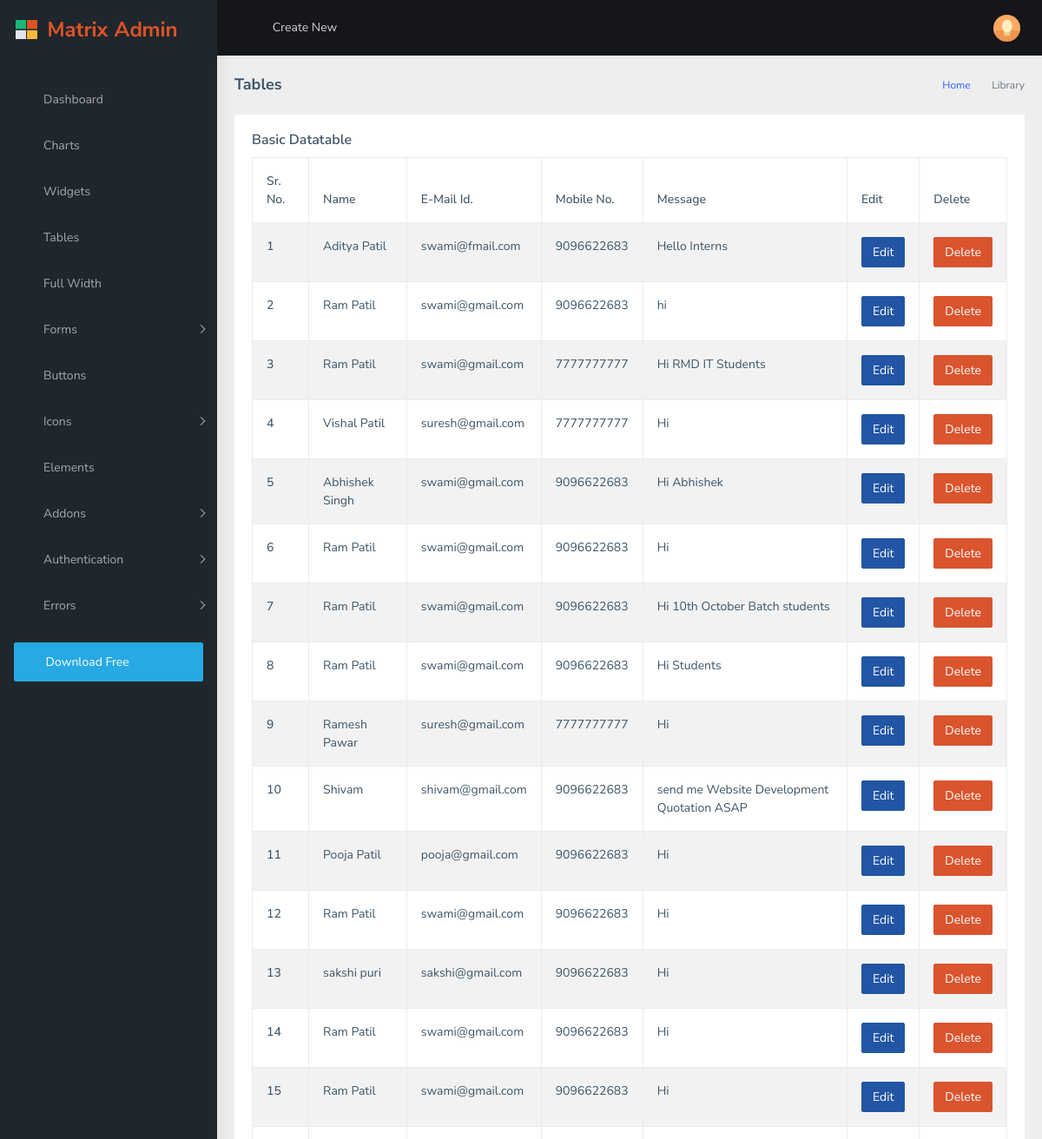
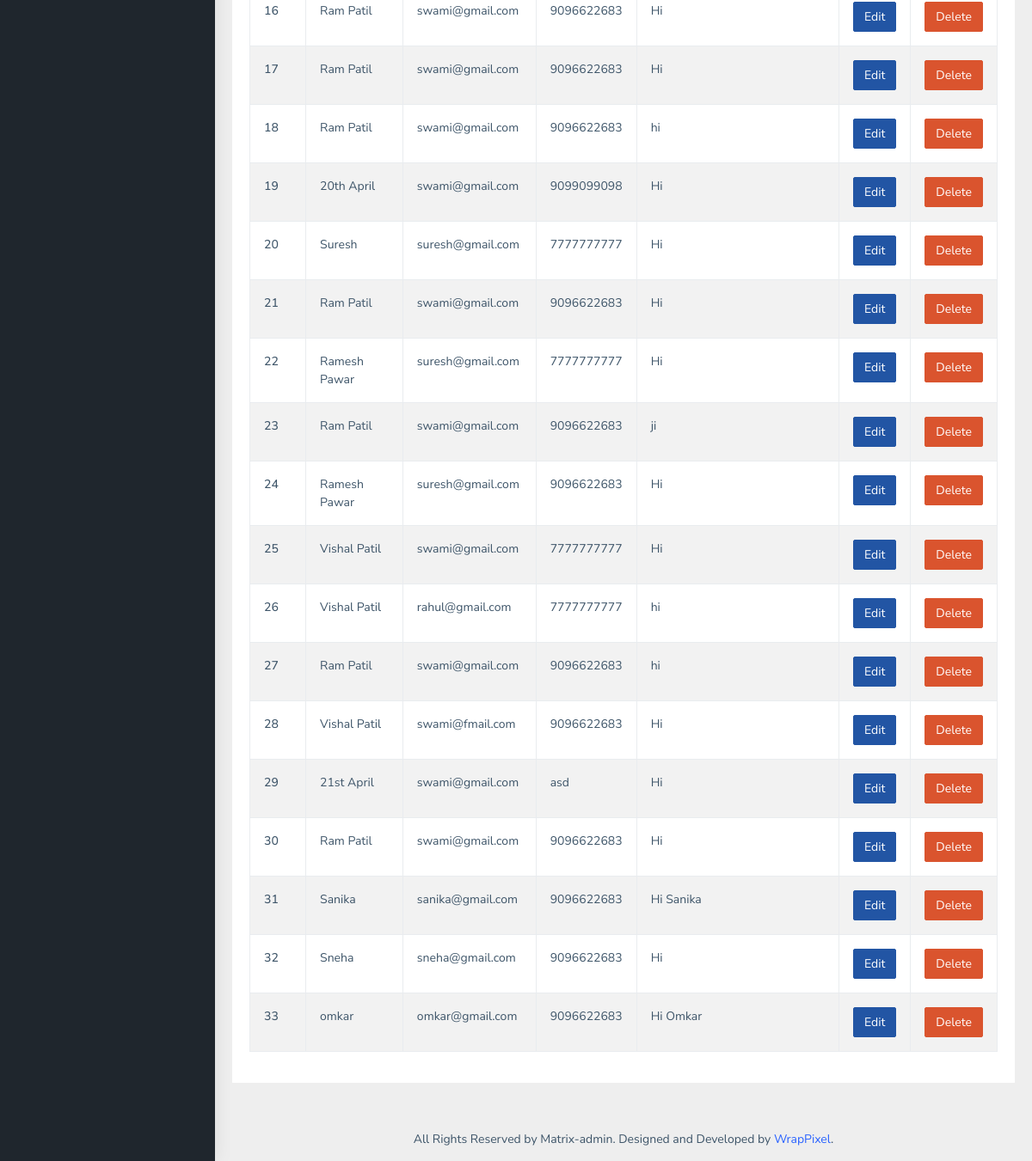
The app's page /info/ with its own data (2 pictures, top to bottom).
### website/models.py (models this page shows, shortened)
class enquiry_table(models.Model):
    name = models.CharField(max_length=255)
    email = models.EmailField(max_length=255)
    phone = models.CharField(max_length=10)
    address = models.TextField()

### website/views.py (the view)
# urls.py: path('info/', views.enquiry_info, name ='enquiry_info'),
def enquiry_info(request):
    info = enquiry_table.objects.all()
    data = {'information':info}
    return render(request, 'dashboard/tables.html', data)

### templates/dashboard/tables.html (shortened to what this page needs)
{% load static %}
<!DOCTYPE html>
<html dir="ltr" lang="en">
  <head>
    <link
      rel="stylesheet"
      type="text/css"
      href="{% static "assets/extra-libs/multicheck/multicheck.css" %}"
    />
    <link
      href="{% static "assets/libs/datatables.net-bs4/css/dataTables.bootstrap4.css" %}"
      rel="stylesheet"
    />
    <link href="{% static "dist/css/style.min.css" %}" rel="stylesheet" />
  </head>
  <body>
    <div
      id="main-wrapper"
      data-layout="vertical"
      data-navbarbg="skin5"
      data-sidebartype="full"
      data-sidebar-position="absolute"
      data-header-position="absolute"
      data-boxed-layout="full"
    >
      <header class="topbar" data-navbarbg="skin5">
        <nav class="navbar top-navbar navbar-expand-md navbar-dark">
          <div class="navbar-header" data-logobg="skin5">
            <a class="navbar-brand" href="index.html">
              <b class="logo-icon ps-2">
                <img
                  src="{% static "assets/images/logo-icon.png" %}"
                  alt="homepage"
                  class="light-logo"
                  width="25"
                />
              </b>
              <span class="logo-text ms-2">
                <img
                  src="{% static "assets/images/logo-text.png" %}"
                  alt="homepage"
                  class="light-logo"
                />
              </span>
            </a>
          </div>
          <div
            class="navbar-collapse collapse"
            id="navbarSupportedContent"
            data-navbarbg="skin5"
          >
            <ul class="navbar-nav float-start me-auto">
              <li class="nav-item d-none d-lg-block">
                <a
                  class="nav-link sidebartoggler waves-effect waves-light"
                  href="javascript:void(0)"
                  data-sidebartype="mini-sidebar"
                  ><i class="mdi mdi-menu font-24"></i
                ></a>
              </li>
              <li class="nav-item dropdown">
                <a
                  class="nav-link dropdown-toggle"
                  href="#"
                  id="navbarDropdown"
                  role="button"
                  data-bs-toggle="dropdown"
                  aria-expanded="false"
                >
                  <span class="d-none d-md-block"
                    >Create New <i class="fa fa-angle-down"></i
                  ></span>
                </a>
              </li>
              <li class="nav-item search-box">
                <a
                  class="nav-link waves-effect waves-dark"
                  href="javascript:void(0)"
                  ><i class="mdi mdi-magnify fs-4"></i
                ></a>
              </li>
            </ul>
            <ul class="navbar-nav float-end">
              <li class="nav-item dropdown">
                <a
                  class="nav-link dropdown-toggle"
                  href="#"
                  id="navbarDropdown"
                  role="button"
                  data-bs-toggle="dropdown"
                  aria-expanded="false"
                >
                  <i class="mdi mdi-bell font-24"></i>
                </a>
              </li>
              <li class="nav-item dropdown">
                <a
                  class="nav-link dropdown-toggle waves-effect waves-dark"
                  href="#"
                  id="2"
                  role="button"
                  data-bs-toggle="dropdown"
                  aria-expanded="false"
                >
                  <i class="font-24 mdi mdi-comment-processing"></i>
                </a>
              </li>
              <li class="nav-item dropdown">
                <a
                  class="
                    nav-link
                    dropdown-toggle
                    text-muted
                    waves-effect waves-dark
                    pro-pic
                  "
                  href="#"
                  id="navbarDropdown"
                  role="button"
                  data-bs-toggle="dropdown"
                  aria-expanded="false"
                >
                  <img
                    src="{% static "assets/images/users/1.jpg" %}"
                    alt="user"
                    class="rounded-circle"
                    width="31"
                  />
                </a>
              </li>
            </ul>
          </div>
        </nav>
      </header>
      <aside class="left-sidebar" data-sidebarbg="skin5">
        <div class="scroll-sidebar">
          <nav class="sidebar-nav">
            <ul id="sidebarnav" class="pt-4">
              <li class="sidebar-item">
                <a
                  class="sidebar-link waves-effect waves-dark sidebar-link"
                  href="{% url "dashboard" %}"
                  aria-expanded="false"
                  ><i class="mdi mdi-view-dashboard"></i
                  ><span class="hide-menu">Dashboard</span></a
                >
              </li>
              <li class="sidebar-item">
                <a
                  class="sidebar-link waves-effect waves-dark sidebar-link"
                  href="charts.html"
                  aria-expanded="false"
                  ><i class="mdi mdi-chart-bar"></i
                  ><span class="hide-menu">Charts</span></a
                >
              </li>
              <li class="sidebar-item">
                <a
                  class="sidebar-link waves-effect waves-dark sidebar-link"
                  href="widgets.html"
                  aria-expanded="false"
                  ><i class="mdi mdi-chart-bubble"></i
                  ><span class="hide-menu">Widgets</span></a
                >
              </li>
              <li class="sidebar-item">
                <a
                  class="sidebar-link waves-effect waves-dark sidebar-link"
                  href="tables.html"
                  aria-expanded="false"
                  ><i class="mdi mdi-border-inside"></i
                  ><span class="hide-menu">Tables</span></a
                >
              </li>
              <li class="sidebar-item">
                <a
                  class="sidebar-link waves-effect waves-dark sidebar-link"
                  href="grid.html"
                  aria-expanded="false"
                  ><i class="mdi mdi-blur-linear"></i
                  ><span class="hide-menu">Full Width</span></a
                >
              </li>
              <li class="sidebar-item">
                <a
                  class="sidebar-link has-arrow waves-effect waves-dark"
                  href="javascript:void(0)"
                  aria-expanded="false"
                  ><i class="mdi mdi-receipt"></i
                  ><span class="hide-menu">Forms </span></a
                >
              </li>
              <li class="sidebar-item">
                <a
                  class="sidebar-link waves-effect waves-dark sidebar-link"
                  href="pages-buttons.html"
                  aria-expanded="false"
                  ><i class="mdi mdi-relative-scale"></i
                  ><span class="hide-menu">Buttons</span></a
                >
              </li>
              <li class="sidebar-item">
                <a
                  class="sidebar-link has-arrow waves-effect waves-dark"
                  href="javascript:void(0)"
                  aria-expanded="false"
                  ><i class="mdi mdi-face"></i
                  ><span class="hide-menu">Icons </span></a
                >
              </li>
              <li class="sidebar-item">
                <a
                  class="sidebar-link waves-effect waves-dark sidebar-link"
                  href="pages-elements.html"
                  aria-expanded="false"
                  ><i class="mdi mdi-pencil"></i
                  ><span class="hide-menu">Elements</span></a
                >
              </li>
              <li class="sidebar-item">
                <a
                  class="sidebar-link has-arrow waves-effect waves-dark"
                  href="javascript:void(0)"
                  aria-expanded="false"
                  ><i class="mdi mdi-move-resize-variant"></i
                  ><span class="hide-menu">Addons </span></a
                >
              </li>
              <li class="sidebar-item">
                <a
                  class="sidebar-link has-arrow waves-effect waves-dark"
                  href="javascript:void(0)"
                  aria-expanded="false"
                  ><i class="mdi mdi-account-key"></i
                  ><span class="hide-menu">Authentication </span></a
                >
              </li>
              <li class="sidebar-item">
                <a
                  class="sidebar-link has-arrow waves-effect waves-dark"
                  href="javascript:void(0)"
                  aria-expanded="false"
                  ><i class="mdi mdi-alert"></i
                  ><span class="hide-menu">Errors </span></a
                >
              </li>
              <li class="sidebar-item p-3">
                <a
                  href="https://github.com/wrappixel/matrix-admin-bt5"
                  target="_blank"
                  class="
                    w-100
                    btn btn-cyan
                    d-flex
                    align-items-center
                    text-white
                  "
                  ><i class="mdi mdi-cloud-download font-20 me-2"></i>Download
                  Free</a
                >
              </li>
            </ul>
          </nav>
        </div>
      </aside>
      <div class="page-wrapper">
        <div class="page-breadcrumb">
          <div class="row">
            <div class="col-12 d-flex no-block align-items-center">
              <h4 class="page-title">Tables</h4>
              <div class="ms-auto text-end">
                <nav aria-label="breadcrumb">
                  <ol class="breadcrumb">
                    <li class="breadcrumb-item"><a href="#">Home</a></li>
                    <li class="breadcrumb-item active" aria-current="page">
                      Library
                    </li>
                  </ol>
                </nav>
              </div>
            </div>
          </div>
        </div>
        <div class="container-fluid">
          <div class="row">
            <div class="col-12">
              <div class="card">
                <div class="card-body">
                  <h5 class="card-title">Basic Datatable</h5>
                  <div class="table-responsive">
                    <table
                      id="zero_config"
                      class="table table-striped table-bordered"
                    >
                      <thead>
                        <tr>
                          <th>Sr. No.</th>
                          <th>Name</th>
                          <th>E-Mail Id.</th>
                          <th>Mobile No.</th>
                          <th>Message</th>
                          <th>Edit</th>
                          <th>Delete</th>
                        </tr>
                      </thead>
                      <tbody>
                        {% for info in information %}
                            <tr>
                            <th scope="row">{{ forloop.counter }}</th>
                            <td>{{ info.name }} </td>
                            <td>{{ info.email }}</td>
                            <td>{{ info.phone }}</td>
                            <td>{{ info.address }}</td>
                            <td> <a href="{% url 'edit_record' info.id %}"> <button type="button" class="btn btn-info">Edit</button> </a> </td>
                            <td>
                              <form action="{% url 'delete_record' info.id %}" method="POST">
                              <input type="submit" value="Delete" class="btn btn-danger" >
                              </form>
                            </td>
                            </tr>
                        {%  endfor %}
                      </tbody>
                    </table>
                  </div>
                </div>
              </div>
            </div>
          </div>
        </div>
        <footer class="footer text-center">
          All Rights Reserved by Matrix-admin. Designed and Developed by
          <a href="https://www.wrappixel.com">WrapPixel</a>.
        </footer>
      </div>
    </div>
  </body>
</html>

### records on screen
enquiry_table: name "Aditya Patil", email "swami@fmail.com", phone "9096622683", address "Hello Interns"
enquiry_table: name "Ram Patil", email "swami@gmail.com", phone "9096622683", address "hi"
enquiry_table: name "Ram Patil", email "swami@gmail.com", phone "7777777777", address "Hi RMD IT Students"
enquiry_table: name "Vishal Patil", email "suresh@gmail.com", phone "7777777777", address "Hi"
enquiry_table: name "Abhishek Singh", email "swami@gmail.com", phone "9096622683", address "Hi Abhishek"
enquiry_table: name "Ram Patil", email "swami@gmail.com", phone "9096622683", address "Hi"
enquiry_table: name "Ram Patil", email "swami@gmail.com", phone "9096622683", address "Hi 10th October Batch students"
enquiry_table: name "Ram Patil", email "swami@gmail.com", phone "9096622683", address "Hi Students"
enquiry_table: name "Ramesh Pawar", email "suresh@gmail.com", phone "7777777777", address "Hi"
enquiry_table: name "Shivam", email "shivam@gmail.com", phone "9096622683", address "send me Website Development Quotation ASAP"
enquiry_table: name "Pooja Patil", email "pooja@gmail.com", phone "9096622683", address "Hi"
enquiry_table: name "Ram Patil", email "swami@gmail.com", phone "9096622683", address "Hi"
enquiry_table: name "sakshi puri", email "sakshi@gmail.com", phone "9096622683", address "Hi"
enquiry_table: name "Ram Patil", email "swami@gmail.com", phone "9096622683", address "Hi"
enquiry_table: name "Ram Patil", email "swami@gmail.com", phone "9096622683", address "Hi"
enquiry_table: name "Ram Patil", email "swami@gmail.com", phone "9096622683", address "Hi"
enquiry_table: name "Ram Patil", email "swami@gmail.com", phone "9096622683", address "Hi"
enquiry_table: name "Ram Patil", email "swami@gmail.com", phone "9096622683", address "hi"
enquiry_table: name "20th April", email "swami@gmail.com", phone "9099099098", address "Hi"
enquiry_table: name "Suresh", email "suresh@gmail.com", phone "7777777777", address "Hi"
enquiry_table: name "Ram Patil", email "swami@gmail.com", phone "9096622683", address "Hi"
enquiry_table: name "Ramesh Pawar", email "suresh@gmail.com", phone "7777777777", address "Hi"
enquiry_table: name "Ram Patil", email "swami@gmail.com", phone "9096622683", address "ji"
enquiry_table: name "Ramesh Pawar", email "suresh@gmail.com", phone "9096622683", address "Hi"
enquiry_table: name "Vishal Patil", email "swami@gmail.com", phone "7777777777", address "Hi"
enquiry_table: name "Vishal Patil", email "rahul@gmail.com", phone "7777777777", address "hi"
enquiry_table: name "Ram Patil", email "swami@gmail.com", phone "9096622683", address "hi"
enquiry_table: name "Vishal Patil", email "swami@fmail.com", phone "9096622683", address "Hi"
enquiry_table: name "21st April", email "swami@gmail.com", phone "asd", address "Hi"
enquiry_table: name "Ram Patil", email "swami@gmail.com", phone "9096622683", address "Hi"
enquiry_table: name "Sanika", email "sanika@gmail.com", phone "9096622683", address "Hi Sanika"
enquiry_table: name "Sneha", email "sneha@gmail.com", phone "9096622683", address "Hi"
enquiry_table: name "omkar", email "omkar@gmail.com", phone "9096622683", address "Hi Omkar"
